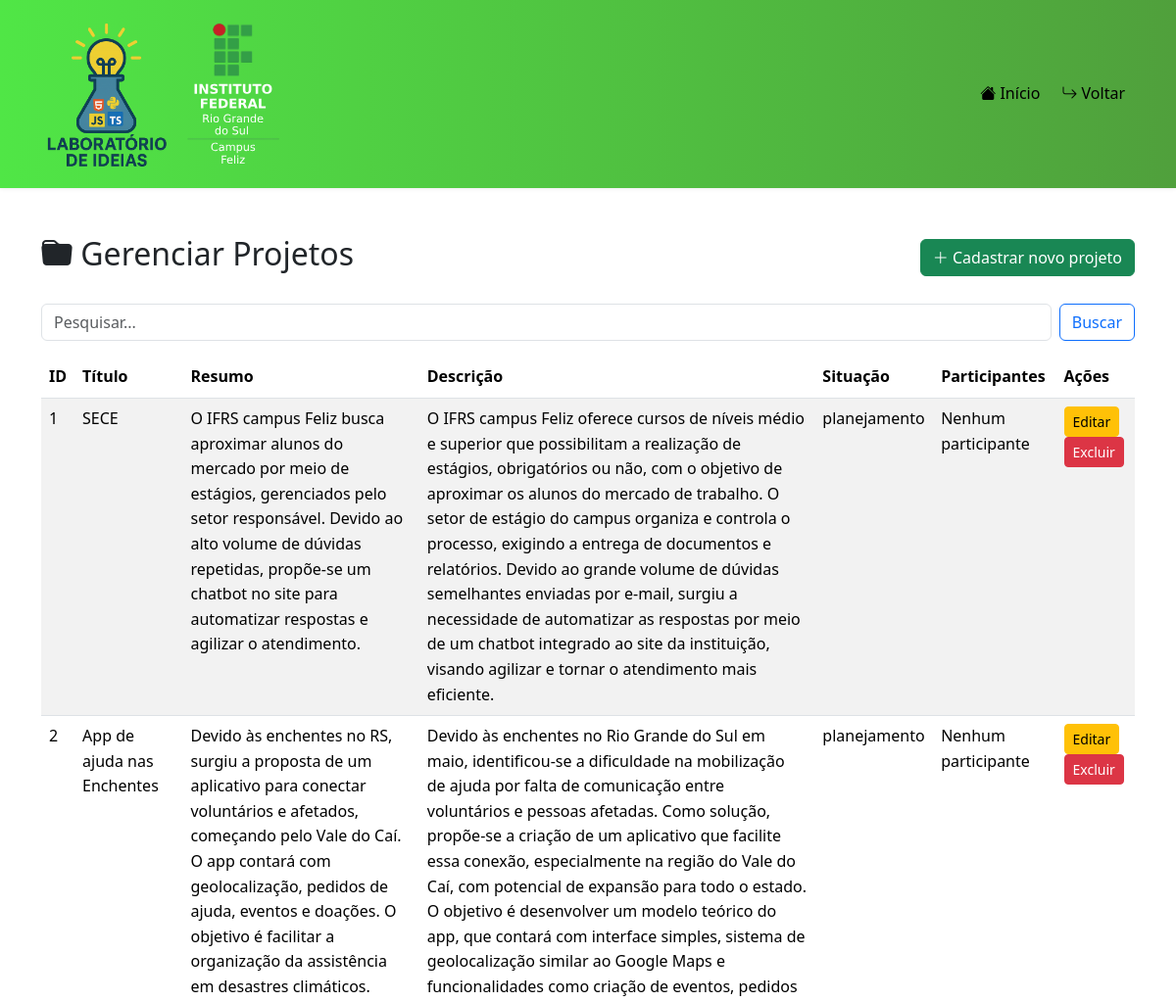
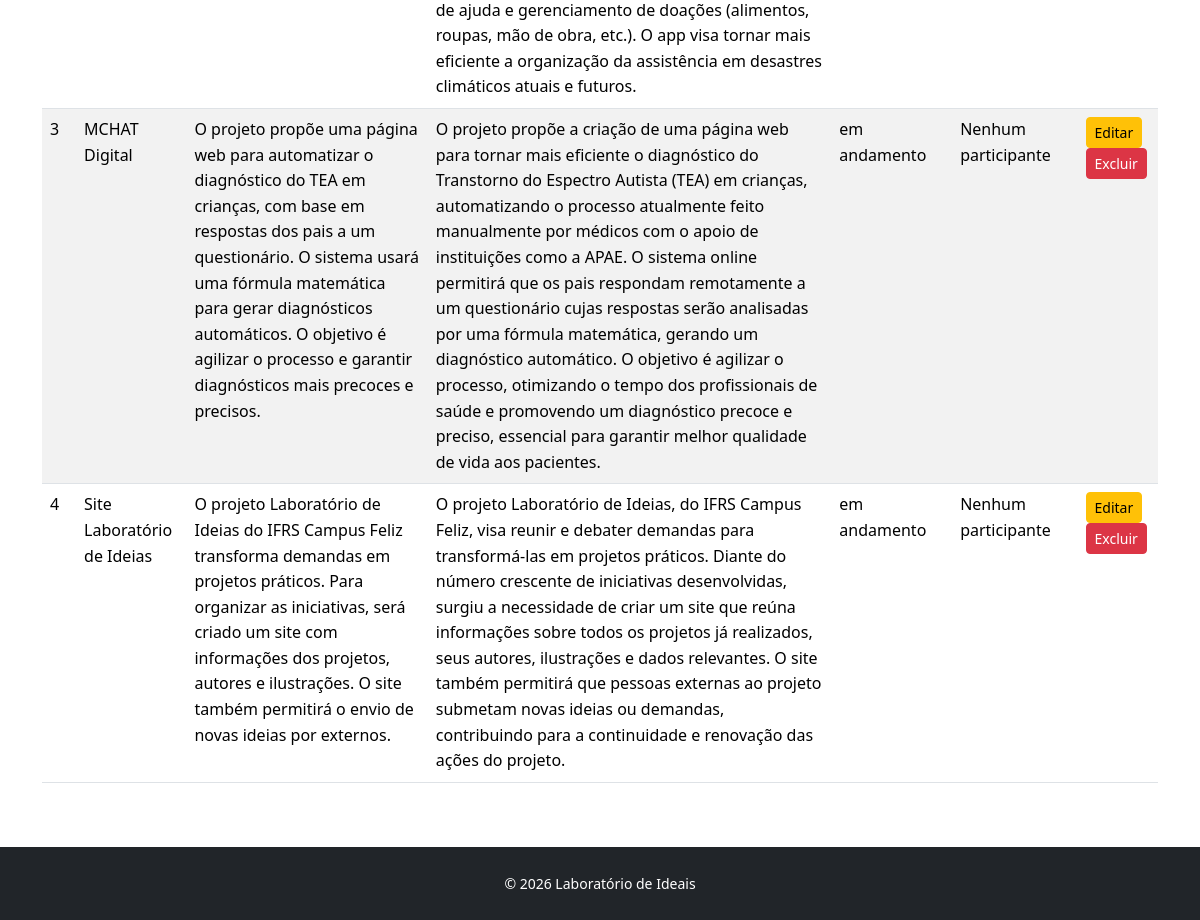
The page /dashboard_projetos.php on the database as committed earlier (2 pictures, top to bottom).
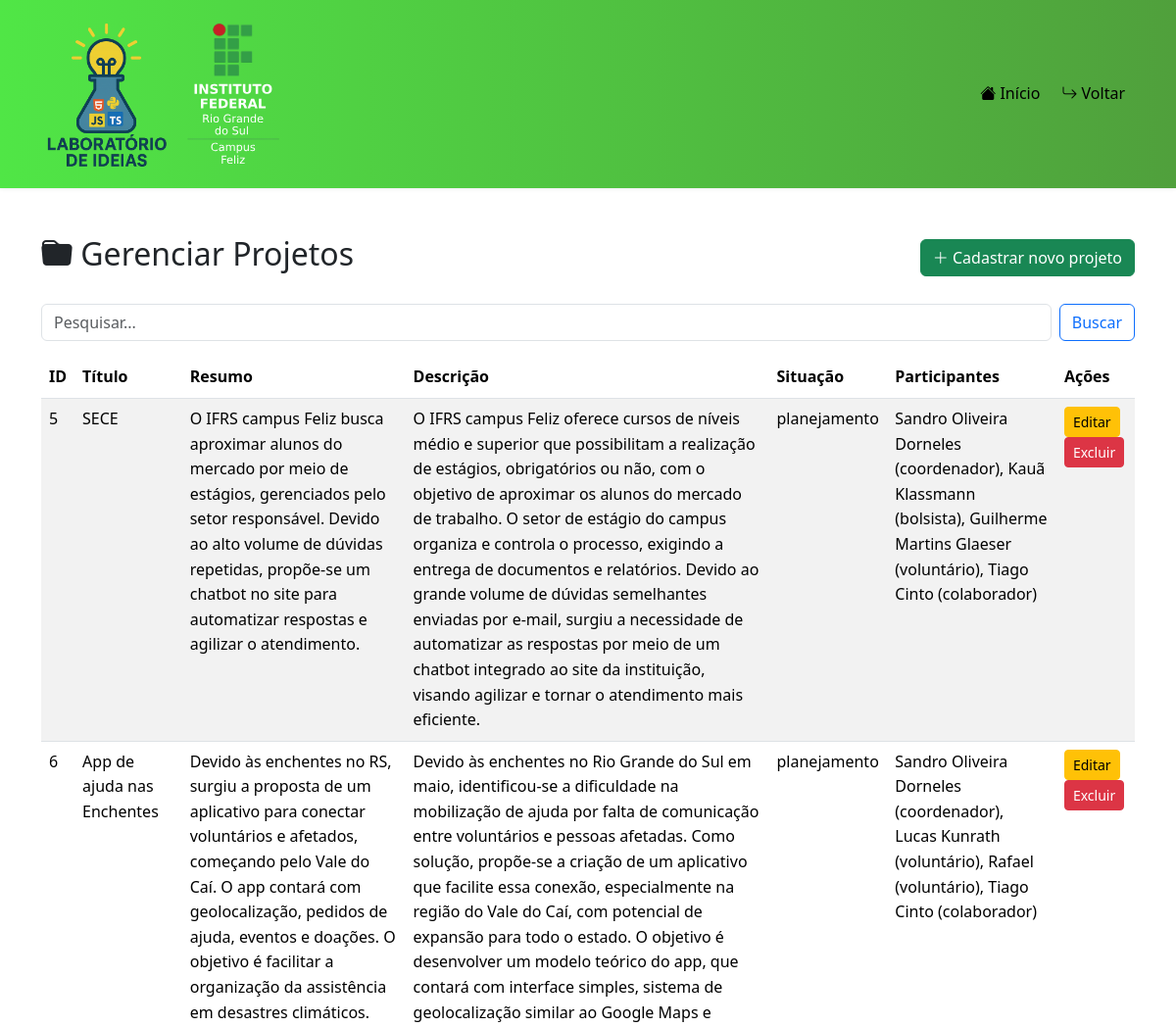
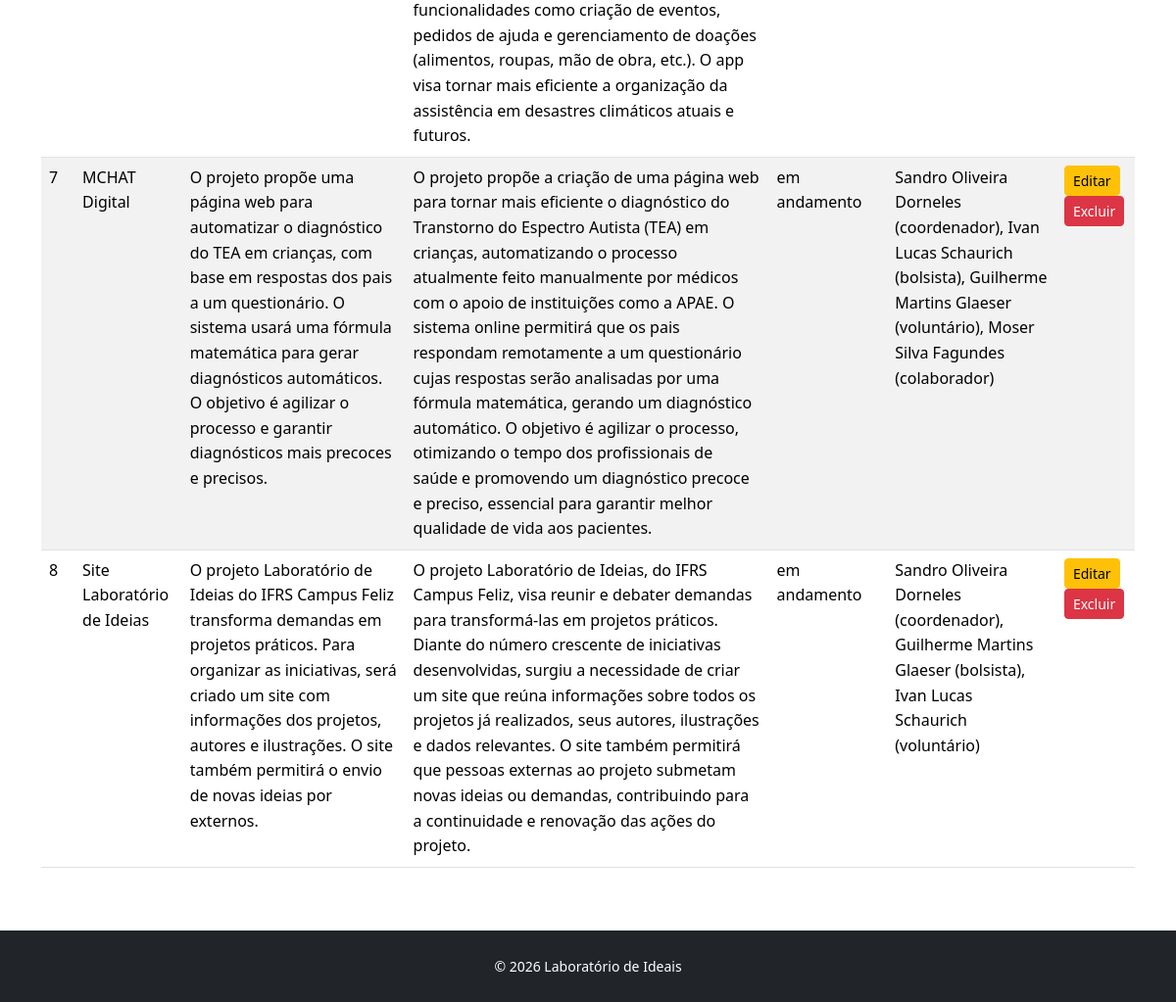
The same page on the database as committed later (2 pictures, top to bottom).
### tables this page shows
CREATE TABLE `projetos` (
  `id` int(11) NOT NULL,
  `titulo` varchar(150) NOT NULL,
  `resumo` text NOT NULL,
  `descricao` text NOT NULL,
  `situacao` enum('planejamento','em andamento','concluído') NOT NULL DEFAULT 'planejamento',
  `periodo_situacao` int(11) NOT NULL
);

### dashboard_projetos.php (the view, shortened to what this page needs)
<?php
require_once 'db.php';
$search = isset($_GET['search']) ? $conn->real_escape_string($_GET['search']) : '';
$sql = "SELECT * FROM projetos";
$result = $conn->query($sql);
?>
<!DOCTYPE html>
<html lang="pt-br">
<head>
  <link href="https://cdn.jsdelivr.net/npm/bootstrap@5.3.5/dist/css/bootstrap.min.css" rel="stylesheet">
  <link href="assets/css/style.css" rel="stylesheet">
  <link rel="stylesheet" href="https://cdn.jsdelivr.net/npm/bootstrap-icons@1.13.1/font/bootstrap-icons.min.css">
</head>
<body>
  <nav class="navbar navbar-expand-lg navbar-light bg-light">
    <div class="container">
      <a class="navbar-brand" href="#"><img src="assets/img/logo.png" alt="Logo Lab Ideias" height="80"></a>
      <a class="navbar-brand" href="#"><img src="assets/img/ifrs-logo.svg" alt="Logo IFRS" height="80"></a>
      <div class="collapse navbar-collapse" id="nav-actions">
        <ul class="navbar-nav ms-auto">
          <li class="nav-item">
            <button id="indexNavButton" onclick="window.location.href='index.php'">
              <i class="bi bi-house-fill"></i> Início
            </button>
          </li>
          <li class="nav-item">
            <button id="indexNavButton" onclick="window.location.href='dashboard.php'">
              <i class="bi bi-arrow-return-right"></i> Voltar
            </button>
          </li>
        </ul>
      </div>
    </div>
  </nav>
  <main class="container py-5">
    <div class="text-center d-flex justify-content-between align-items-center mb-4">
      <h2><i class="bi bi-folder-fill"></i> Gerenciar Projetos</h2>
      <a href="cadastro_projetos.php" class="btn btn-success"><i class="bi bi-plus-lg"></i> Cadastrar novo projeto</a>
    </div>
    <form class="d-flex mb-3" method="get">
      <input class="form-control me-2" type="search" name="search"
             value="<?php echo htmlspecialchars($search); ?>" placeholder="Pesquisar...">
      <button class="btn btn-outline-primary" type="submit">Buscar</button>
    </form>
    <table class="table table-striped">
      <thead>
        <tr>
          <th>ID</th>
          <th>Título</th>
          <th>Resumo</th>
          <th>Descrição</th>
          <th>Situação</th>
          <th>Participantes</th>
          <th>Ações</th>
        </tr>
      </thead>
      <tbody>
        <?php while ($row = $result->fetch_assoc()): ?>
          <tr>
            <td><?= $row['id'] ?></td>
            <td><?= htmlspecialchars($row['titulo']) ?></td>
            <td><?= htmlspecialchars($row['resumo']) ?></td>
            <td><?= htmlspecialchars($row['descricao']) ?></td>
            <td><?= htmlspecialchars($row['situacao']) ?></td>
            <td>
              <?php
                $id_projeto = $row['id'];
                $participants = $conn->query("SELECT nome_completo, tipo FROM participantes WHERE id_projeto = $id_projeto");
                if ($participants && $participants->num_rows > 0) {
                    $lista = [];
                    while ($p = $participants->fetch_assoc()) {
                        $lista[] = htmlspecialchars($p['nome_completo']) . " (" . htmlspecialchars($p['tipo']) . ")";
                    }
                    echo implode(", ", $lista);
                } else {
                    echo "Nenhum participante";
                }
              ?>
            </td>
            <td>
              <a href="edit_projeto.php?id=<?= $row['id'] ?>" class="btn btn-sm btn-warning">Editar</a>
              <form method="post" class="d-inline delete-form">
                <button type="submit" class="btn btn-sm btn-danger" onclick="return confirm('Excluir projeto?');">
                  Excluir
                </button>
              </form>
            </td>
          </tr>
        <?php endwhile; ?>
      </tbody>
    </table>
  </main>
  <?php include 'footer.php'; ?>
</body>
</html>

### footer.php (shortened to what this page needs)
<footer id="footer" class="bg-dark text-white py-4 text-center">
  <div class="container">
    <small>&copy; <?php echo date('Y'); ?> Laboratório de Ideais</small>
  </div>
</footer>

### assets/css/style.css (style rules this page uses)
body { margin: 0; font-family: 'Segoe UI', Tahoma, Geneva, Verdana, sans-serif; line-height: 1.6; min-height: 100vh; display: flex; flex-direction: column; flex: 1; }
nav { background: linear-gradient(to right, rgb(80, 230, 70), rgb(80, 160, 60)); box-shadow: 0 0 5px rgba(0, 0, 0, 0.1); }
nav .container { display: flex; align-items: center; justify-content: space-between; padding: 0.5rem 1rem; }
.navbar-brand img { max-height: 150px; height: auto; }
.navbar { display: flex; align-items: center; gap: 1rem; }
#nav-actions { display: flex; flex-direction: row; flex-wrap: wrap; justify-content: center; align-items: center; }
#nav-actions ul { gap: 10px; }
#indexNavButton { border: none; border-radius: 15px; background-color: transparent; transition: all 0.2s ease; }
#footer { background-color: #222; color: #bbb; padding: 1rem 0; text-align: center; margin-top: auto; }

### dashboard_projetos.php (style rules this page uses)
html, body { height: 100%; }
body { display: flex; flex-direction: column; }
main { flex: 1; }

Rows that differ between the two databases and show on the page:
removed projetos: id "1", titulo "SECE", resumo "O IFRS campus Feliz busca aproximar alunos do mercado por meio de estágios, gerenciados pelo setor responsável. Devido ao alto volume de dúvidas repetidas, propõe-se um chatbot no site para automatizar respostas e agilizar o atendimento.", descricao "O IFRS campus Feliz oferece cursos de níveis médio e superior que possibilitam a realização de estágios, obrigatórios ou não, com o objetivo de aproximar os alunos do mercado de trabalho. O setor de estágio do campus organiza e controla o processo, exigindo a entrega de documentos e relatórios. Devido ao grande volume de dúvidas semelhantes enviadas por e-mail, surgiu a necessidade de automatizar as respostas por meio de um chatbot integrado ao site da instituição, visando agilizar e tornar o atendimento mais eficiente.", situacao "planejamento", shows "Nenhum participante"
removed projetos: id "2", titulo "App de ajuda nas Enchentes", resumo "Devido às enchentes no RS, surgiu a proposta de um aplicativo para conectar voluntários e afetados, começando pelo Vale do Caí. O app contará com geolocalização, pedidos de ajuda, eventos e doações. O objetivo é facilitar a organização da assistência em desastres climáticos.", descricao "Devido às enchentes no Rio Grande do Sul em maio, identificou-se a dificuldade na mobilização de ajuda por falta de comunicação entre voluntários e pessoas afetadas. Como solução, propõe-se a criação de um aplicativo que facilite essa conexão, especialmente na região do Vale do Caí, com potencial de expansão para todo o estado. O objetivo é desenvolver um modelo teórico do app, que contará com interface simples, sistema de geolocalização similar ao Google Maps e funcionalidades como criação de eventos, pedidos de ajuda e gerenciamento de doações (alimentos, roupas, mão de obra, etc.). O app visa tornar mais eficiente a organização da assistência em desastres climáticos atuais e futuros.", situacao "planejamento", shows "Nenhum participante"
removed projetos: id "3", titulo "MCHAT Digital", resumo "O projeto propõe uma página web para automatizar o diagnóstico do TEA em crianças, com base em respostas dos pais a um questionário. O sistema usará uma fórmula matemática para gerar diagnósticos automáticos. O objetivo é agilizar o processo e garantir diagnósticos mais precoces e precisos.", descricao "O projeto propõe a criação de uma página web para tornar mais eficiente o diagnóstico do Transtorno do Espectro Autista (TEA) em crianças, automatizando o processo atualmente feito manualmente por médicos com o apoio de instituições como a APAE. O sistema online permitirá que os pais respondam remotamente a um questionário cujas respostas serão analisadas por uma fórmula matemática, gerando um diagnóstico automático. O objetivo é agilizar o processo, otimizando o tempo dos profissionais de saúde e promovendo um diagnóstico precoce e preciso, essencial para garantir melhor qualidade de vida aos pacientes.", situacao "em andamento", shows "Nenhum participante"
removed projetos: id "4", titulo "Site Laboratório de Ideias", resumo "O projeto Laboratório de Ideias do IFRS Campus Feliz transforma demandas em projetos práticos. Para organizar as iniciativas, será criado um site com informações dos projetos, autores e ilustrações. O site também permitirá o envio de novas ideias por externos.", descricao "O projeto Laboratório de Ideias, do IFRS Campus Feliz, visa reunir e debater demandas para transformá-las em projetos práticos. Diante do número crescente de iniciativas desenvolvidas, surgiu a necessidade de criar um site que reúna informações sobre todos os projetos já realizados, seus autores, ilustrações e dados relevantes. O site também permitirá que pessoas externas ao projeto submetam novas ideias ou demandas, contribuindo para a continuidade e renovação das ações do projeto.", situacao "em andamento", shows "Nenhum participante"
added projetos: id "5", titulo "SECE", resumo "O IFRS campus Feliz busca aproximar alunos do mercado por meio de estágios, gerenciados pelo setor responsável. Devido ao alto volume de dúvidas repetidas, propõe-se um chatbot no site para automatizar respostas e agilizar o atendimento.", descricao "O IFRS campus Feliz oferece cursos de níveis médio e superior que possibilitam a realização de estágios, obrigatórios ou não, com o objetivo de aproximar os alunos do mercado de trabalho. O setor de estágio do campus organiza e controla o processo, exigindo a entrega de documentos e relatórios. Devido ao grande volume de dúvidas semelhantes enviadas por e-mail, surgiu a necessidade de automatizar as respostas por meio de um chatbot integrado ao site da instituição, visando agilizar e tornar o atendimento mais eficiente.", situacao "planejamento", lista "Sandro Oliveira Dorneles (coordenador), Kauã Klassmann (bolsista), Guilherme Martins Glaeser (voluntário), Tiago Cinto (colaborador)"
added projetos: id "6", titulo "App de ajuda nas Enchentes", resumo "Devido às enchentes no RS, surgiu a proposta de um aplicativo para conectar voluntários e afetados, começando pelo Vale do Caí. O app contará com geolocalização, pedidos de ajuda, eventos e doações. O objetivo é facilitar a organização da assistência em desastres climáticos.", descricao "Devido às enchentes no Rio Grande do Sul em maio, identificou-se a dificuldade na mobilização de ajuda por falta de comunicação entre voluntários e pessoas afetadas. Como solução, propõe-se a criação de um aplicativo que facilite essa conexão, especialmente na região do Vale do Caí, com potencial de expansão para todo o estado. O objetivo é desenvolver um modelo teórico do app, que contará com interface simples, sistema de geolocalização similar ao Google Maps e funcionalidades como criação de eventos, pedidos de ajuda e gerenciamento de doações (alimentos, roupas, mão de obra, etc.). O app visa tornar mais eficiente a organização da assistência em desastres climáticos atuais e futuros.", situacao "planejamento", lista "Sandro Oliveira Dorneles (coordenador), Lucas Kunrath (voluntário), Rafael (voluntário), Tiago Cinto (colaborador)"
added projetos: id "7", titulo "MCHAT Digital", resumo "O projeto propõe uma página web para automatizar o diagnóstico do TEA em crianças, com base em respostas dos pais a um questionário. O sistema usará uma fórmula matemática para gerar diagnósticos automáticos. O objetivo é agilizar o processo e garantir diagnósticos mais precoces e precisos.", descricao "O projeto propõe a criação de uma página web para tornar mais eficiente o diagnóstico do Transtorno do Espectro Autista (TEA) em crianças, automatizando o processo atualmente feito manualmente por médicos com o apoio de instituições como a APAE. O sistema online permitirá que os pais respondam remotamente a um questionário cujas respostas serão analisadas por uma fórmula matemática, gerando um diagnóstico automático. O objetivo é agilizar o processo, otimizando o tempo dos profissionais de saúde e promovendo um diagnóstico precoce e preciso, essencial para garantir melhor qualidade de vida aos pacientes.", situacao "em andamento", lista "Sandro Oliveira Dorneles (coordenador), Ivan Lucas Schaurich (bolsista), Guilherme Martins Glaeser (voluntário), Moser Silva Fagundes (colaborador)"
added projetos: id "8", titulo "Site Laboratório de Ideias", resumo "O projeto Laboratório de Ideias do IFRS Campus Feliz transforma demandas em projetos práticos. Para organizar as iniciativas, será criado um site com informações dos projetos, autores e ilustrações. O site também permitirá o envio de novas ideias por externos.", descricao "O projeto Laboratório de Ideias, do IFRS Campus Feliz, visa reunir e debater demandas para transformá-las em projetos práticos. Diante do número crescente de iniciativas desenvolvidas, surgiu a necessidade de criar um site que reúna informações sobre todos os projetos já realizados, seus autores, ilustrações e dados relevantes. O site também permitirá que pessoas externas ao projeto submetam novas ideias ou demandas, contribuindo para a continuidade e renovação das ações do projeto.", situacao "em andamento", lista "Sandro Oliveira Dorneles (coordenador), Guilherme Martins Glaeser (bolsista), Ivan Lucas Schaurich (voluntário)"
